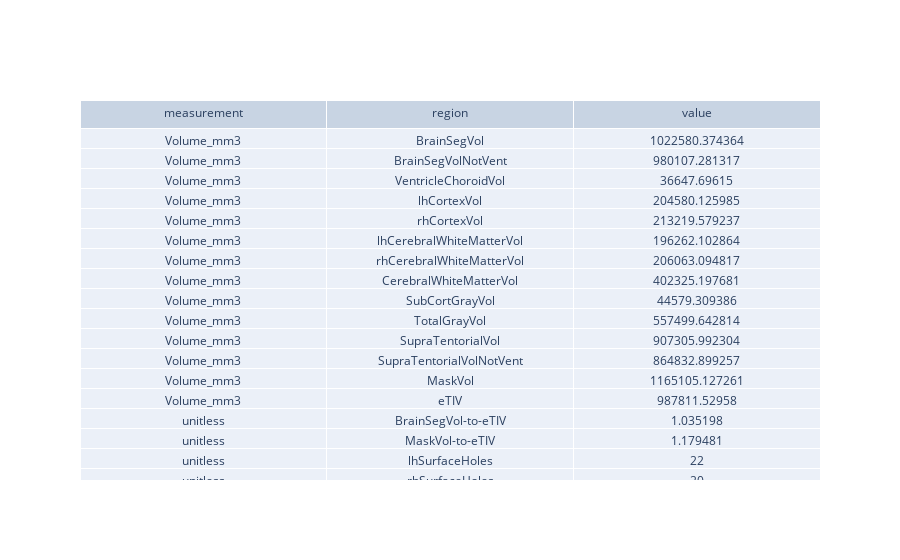

Notebook code cell kept with this figure:
### Code cell
import pandas as pd
import plotly.graph_objects as go


fig = go.Figure(data=[go.Table(
    header=dict(values=list(aseg.columns)),
    cells=dict(values=[aseg[col] for col in aseg.columns])
)])

fig.show()

### Figure 1 — Plotly figure (JSON) as saved in the notebook; plotly's stock layout.template omitted (floating-point values rounded to 4 significant figures; data arrays with more than 128 entries replaced by an {"elided": "..."} marker saying what was removed)
{"data": [{"cells": {"values": {"elided": "3x424 mixed values"}}, "header": {"values": ["measurement", "region", "value"]}, "type": "table"}], "layout": {}}
